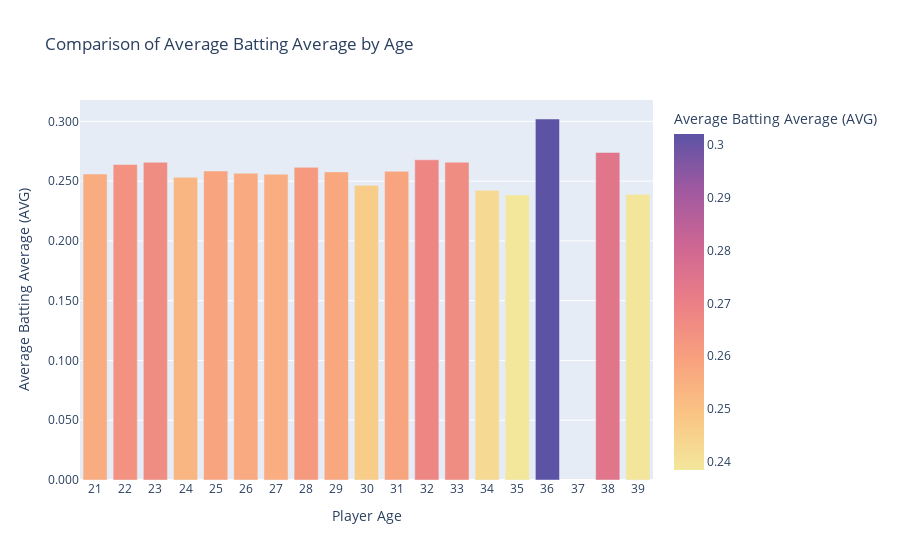

The cell this chart's notebook holds for it:
### Markdown cell above
### Average vs Age ###

### Code cell
import pandas as pd
import plotly.express as px 

# Loading the MLB player statistics file
df_combined = pd.read_csv('combined_mlb_data.csv')

# Converting Batting Average (AVG) to numeric, handling errors
df_combined['AVG'] = pd.to_numeric(df_combined['AVG'], errors='coerce')

# Dropping rows with missing Age or AVG for accurate grouping
df_combined = df_combined.dropna(subset=['Age', 'AVG'])

# Calculating the average Batting Average (AVG) for each unique Age
DF_avg_by_age = df_combined.groupby('Age')['AVG'].mean().reset_index()
DF_avg_by_age = DF_avg_by_age.rename(columns={'AVG': 'Average Batting Average'})

#Creating the bar plot
fig = px.bar(
    DF_avg_by_age,
    x='Age',
    y='Average Batting Average',
    title='Comparison of Average Batting Average by Age',
    labels={'Average Batting Average': 'Average Batting Average (AVG)', 'Age': 'Player Age'},
    color='Average Batting Average',
    color_continuous_scale=px.colors.sequential.Sunset
)

# Customizing the layout 
fig.update_layout(
    xaxis={'tickmode': 'linear'}, 
    yaxis_tickformat='.3f',        
    xaxis_title='Player Age',
    yaxis_title='Average Batting Average (AVG)'
)

# Displaying the plot
fig.show()

### Figure 1 — Plotly figure (JSON) as saved in the notebook; plotly's stock layout.template omitted (floating-point values rounded to 4 significant figures)
{"data": [{"hovertemplate": "Player Age=%{x}<br>Average Batting Average (AVG)=%{marker.color}<extra></extra>", "legendgroup": "", "marker": {"color": [0.256, 0.264, 0.2658, 0.2532, 0.2585, 0.2566, 0.2558, 0.2616, 0.2577, 0.2465, 0.2583, 0.2679, 0.2659, 0.2423, 0.2385, 0.302, 0.274, 0.239], "coloraxis": "coloraxis", "pattern": {"shape": ""}}, "name": "", "orientation": "v", "showlegend": false, "textposition": "auto", "type": "bar", "x": [21, 22, 23, 24, 25, 26, 27, 28, 29, 30, 31, 32, 33, 34, 35, 36, 38, 39], "xaxis": "x", "y": [0.256, 0.264, 0.2658, 0.2532, 0.2585, 0.2566, 0.2558, 0.2616, 0.2577, 0.2465, 0.2583, 0.2679, 0.2659, 0.2423, 0.2385, 0.302, 0.274, 0.239], "yaxis": "y"}], "layout": {"barmode": "relative", "coloraxis": {"colorbar": {"title": {"text": "Average Batting Average (AVG)"}}, "colorscale": [[0, "rgb(243, 231, 155)"], [0.1667, "rgb(250, 196, 132)"], [0.3333, "rgb(248, 160, 126)"], [0.5, "rgb(235, 127, 134)"], [0.6667, "rgb(206, 102, 147)"], [0.8333, "rgb(160, 89, 160)"], [1, "rgb(92, 83, 165)"]]}, "legend": {"tracegroupgap": 0}, "title": {"text": "Comparison of Average Batting Average by Age"}, "xaxis": {"anchor": "y", "domain": [0, 1], "tickmode": "linear", "title": {"text": "Player Age"}}, "yaxis": {"anchor": "x", "domain": [0, 1], "tickformat": ".3f", "title": {"text": "Average Batting Average (AVG)"}}}}
